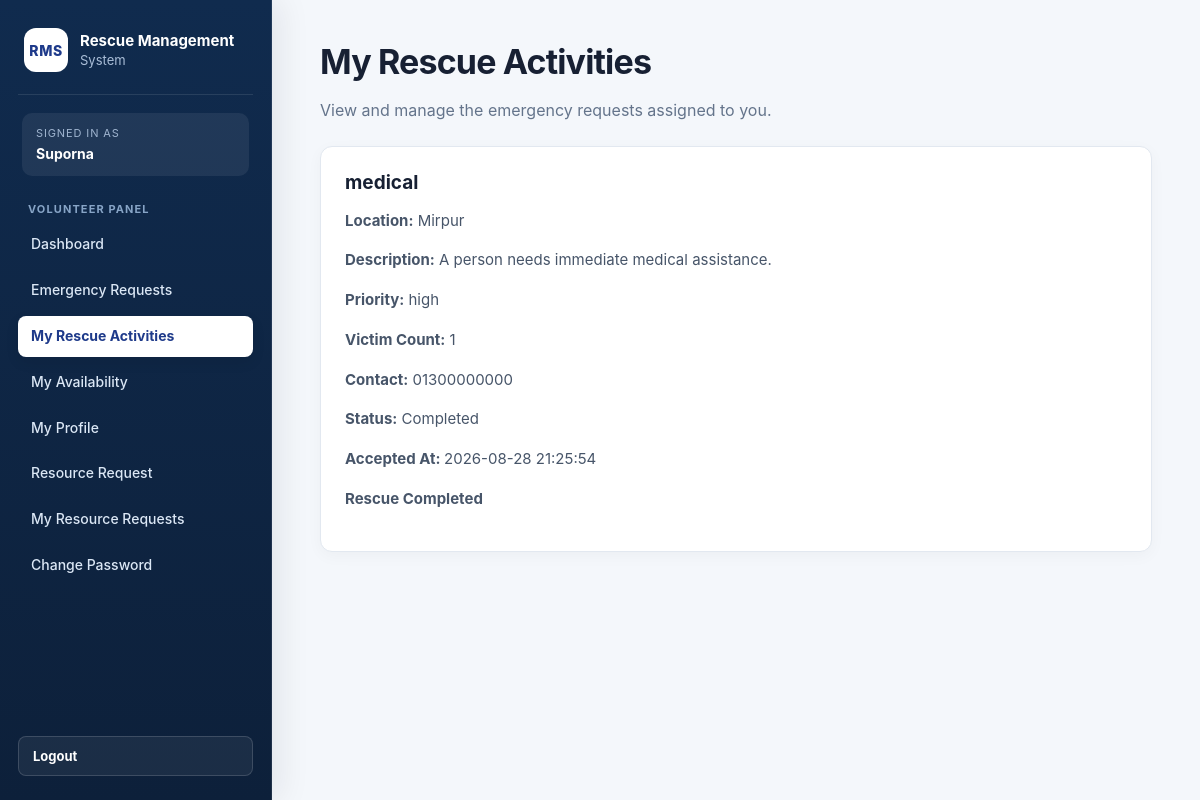
Before: /index.php?page=volunteer-activities (signed in) with the older database file.
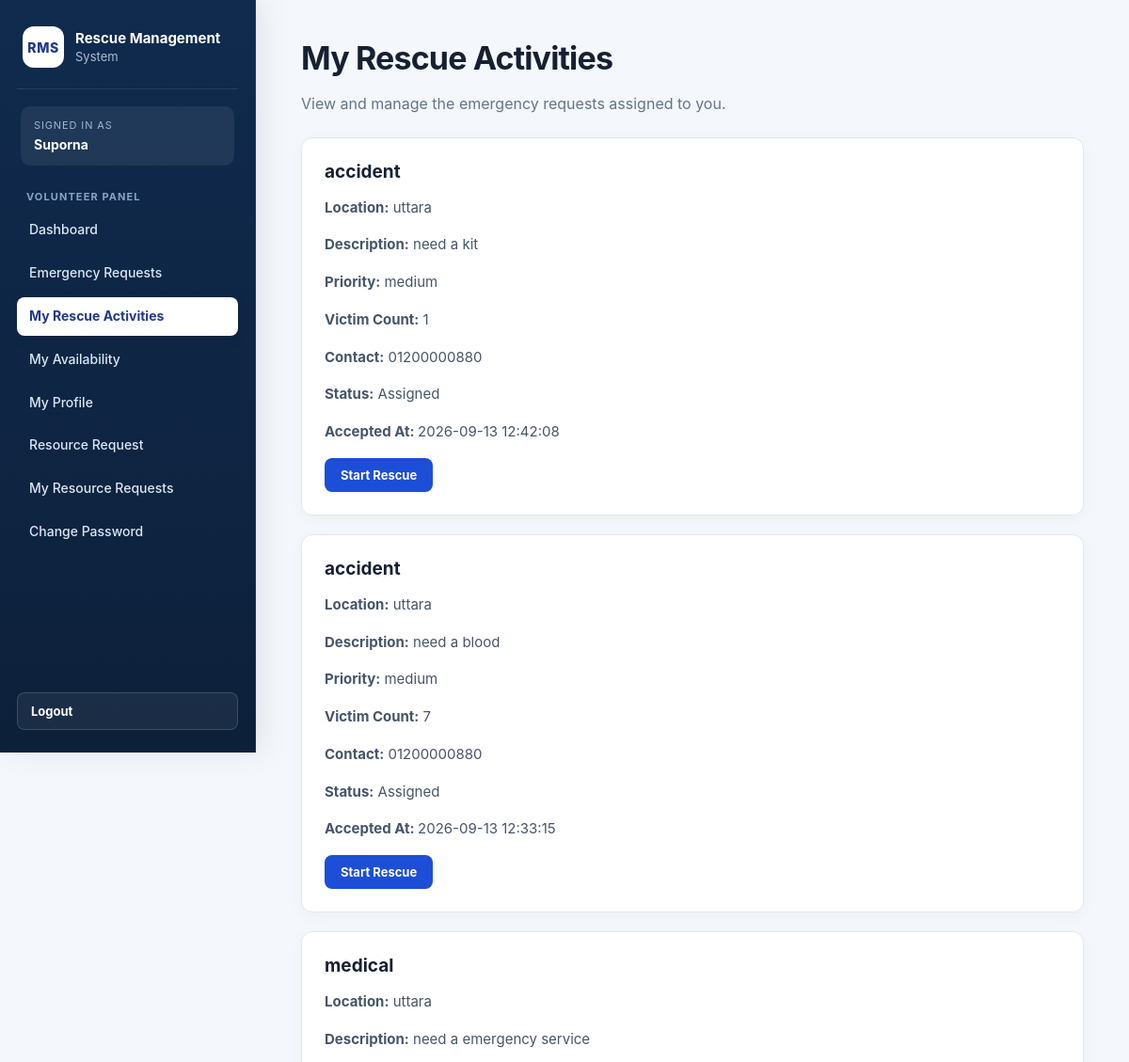
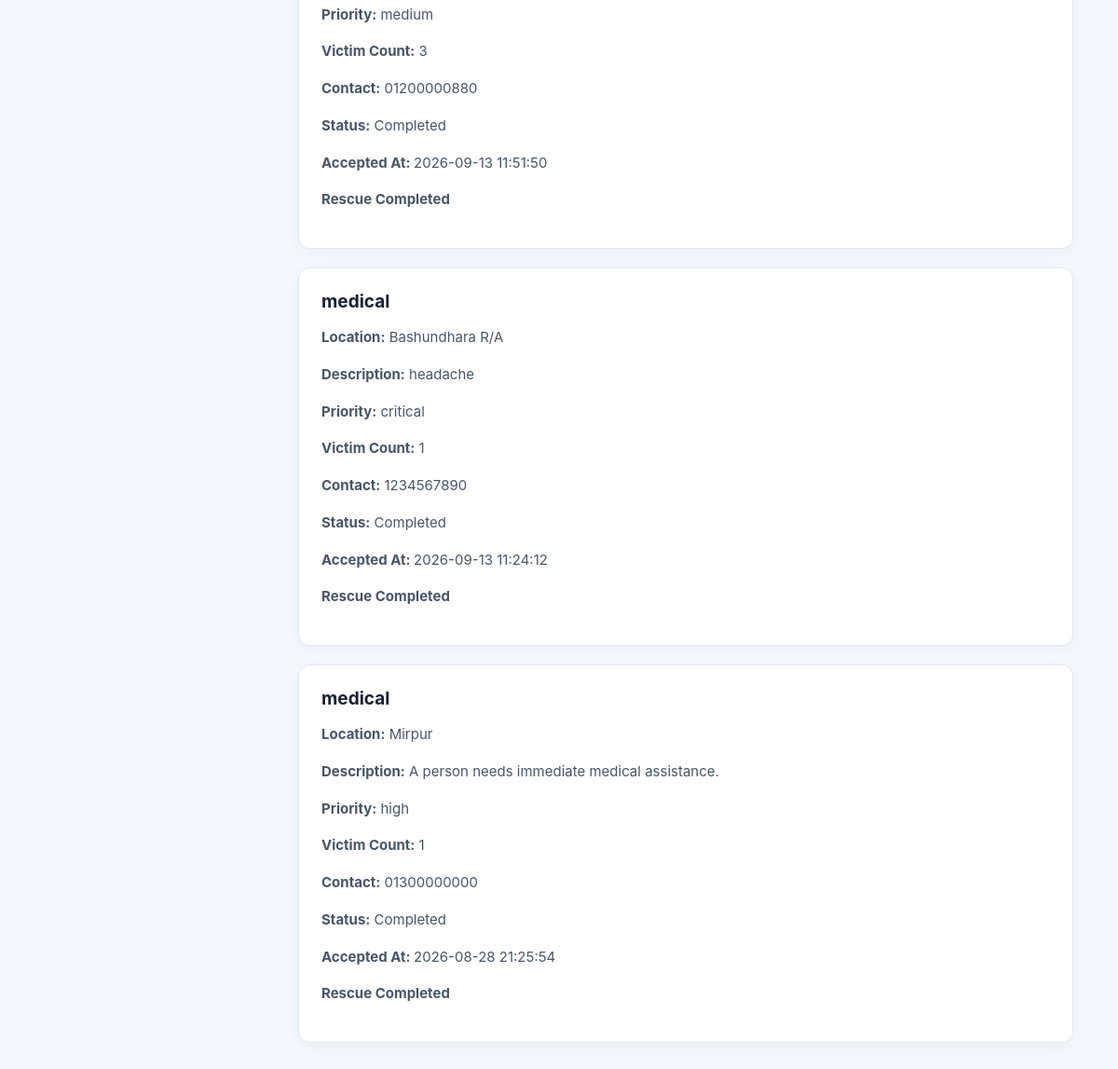
After: the same page with the newer database file (2 pictures, top to bottom).
### tables this page shows
CREATE TABLE `emergency_requests` (
  `id` int(11) NOT NULL,
  `help_seeker_id` int(11) NOT NULL,
  `emergency_type` varchar(50) NOT NULL,
  `location` varchar(255) NOT NULL,
  `description` text NOT NULL,
  `priority` enum('low','medium','high','critical') NOT NULL DEFAULT 'medium',
  `victim_type` enum('self','other') NOT NULL DEFAULT 'self',
  `victim_information` text DEFAULT NULL,
  `victim_count` int(11) NOT NULL DEFAULT 1,
  `contact_information` varchar(150) NOT NULL,
  `status` enum('pending','assigned','ongoing','completed','cancelled') NOT NULL DEFAULT 'pending',
  `created_at` timestamp NOT NULL DEFAULT current_timestamp(),
  `updated_at` timestamp NOT NULL DEFAULT current_timestamp() ON UPDATE current_timestamp(),
  `volunteer_id` int(11) DEFAULT NULL,
  `accepted_at` datetime DEFAULT NULL
);

### models/VolunteerModel.php (called while the page is built, shortened)
<?php
function getVolunteerActivities($conn, $volunteer_id)
{
    $sql = "SELECT *
            FROM emergency_requests
            WHERE volunteer_id = ?
            AND status IN ('assigned', 'ongoing', 'completed')
            ORDER BY accepted_at DESC";
    $stmt = mysqli_prepare($conn, $sql);
    mysqli_stmt_bind_param(
        $stmt,
        "i",
        $volunteer_id
    );
    mysqli_stmt_execute($stmt);
    $result = mysqli_stmt_get_result($stmt);
    $activities = [];
    while ($row = mysqli_fetch_assoc($result)) {
        $activities[] = $row;
    }
    return $activities;
}

### views/volunteer/activities.php (the view, shortened to what the changed rows need)
<?php
require_once
    "views/partials/header.php";
require_once
    "models/VolunteerModel.php";
$volunteer_id =
    (int)(
        $_SESSION['user']['id']
        ?? 0
    );
$activities =
    getVolunteerActivities(
        $conn,
        $volunteer_id
    );
?>
<div class="content">
    <h1>
        My Rescue Activities
    </h1>
    <?php if (empty($activities)): ?>
        <div class="card">
            <h3>
                No Rescue Activities
            </h3>
            <p>
                You have not accepted any emergency requests yet.
            </p>
            <p>
                <a href="index.php?page=volunteer-emergency-requests">
                    View Emergency Requests
                </a>
            </p>
        </div>
    <?php else: ?>
        <?php foreach ($activities as $activity): ?>
            <div class="card">
                <h3>
                    <?=
                        htmlspecialchars(
                            $activity['emergency_type']
                            ?? '',
                            ENT_QUOTES,
                            'UTF-8'
                        );
                    ?>
                </h3>
                <p>
                    <strong>Location:</strong>
                    <?=
                        htmlspecialchars(
                            $activity['location']
                            ?? '',
                            ENT_QUOTES,
                            'UTF-8'
                        );
                    ?>
                </p>
                <p>
                    <strong>Description:</strong>
                    <?=
                        htmlspecialchars(
                            $activity['description']
                            ?? '',
                            ENT_QUOTES,
                            'UTF-8'
                        );
                    ?>
                </p>
                <p>
                    <strong>Priority:</strong>
                    <?=
                        htmlspecialchars(
                            $activity['priority']
                            ?? '',
                            ENT_QUOTES,
                            'UTF-8'
                        );
                    ?>
                </p>
                <p>
                    <strong>Victim Count:</strong>
                    <?= (int)(
                        $activity['victim_count']
                        ?? 0
                    ); ?>
                </p>
                <p>
                    <strong>Contact:</strong>
                    <?=
                        htmlspecialchars(
                            $activity['contact_information']
                            ?? '',
                            ENT_QUOTES,
                            'UTF-8'
                        );
                    ?>
                </p>
                <p>
                    <strong>Status:</strong>
                    <?=
                        htmlspecialchars(
                            ucfirst(
                                $activity['status']
                                ?? ''
                            ),
                            ENT_QUOTES,
                            'UTF-8'
                        );
                    ?>
                </p>
                <?php
                if (
                    !empty(
                        $activity['accepted_at']
                    )
                ):
                ?>
                    <p>
                        <strong>
                            Accepted At:
                        </strong>
                        <?=
                            htmlspecialchars(
                                $activity['accepted_at'],
                                ENT_QUOTES,
                                'UTF-8'
                            );
                        ?>
                    </p>
                <?php endif; ?>
                <?php
                if (
                    (
                        $activity['status']
                        ?? ''
                    ) === 'assigned'
                ):
                ?>
                    <form
                        method="POST"
                        action="index.php?page=volunteer-update-status"
                    >
                        <button type="submit">
                            Start Rescue
                        </button>
                    </form>
                <?php
                elseif (
                    (
                        $activity['status']
                        ?? ''
                    ) === 'completed'
                ):
                ?>
                    <p>
                        <strong>
                            Rescue Completed
                        </strong>
                    </p>
                <?php endif; ?>
            </div>
        <?php endforeach; ?>
    <?php endif; ?>
</div>
<?php
require_once
    "views/partials/footer.php";
?>

Changed rows visible on the page:
added emergency_requests: emergency_type "accident", location "uttara", description "need a kit", priority "medium", victim_count "1", contact_information "01200000880", status "Assigned", accepted_at "2026-09-13 12:42:08"
added emergency_requests: emergency_type "accident", location "uttara", description "need a blood", priority "medium", victim_count "7", contact_information "01200000880", status "Assigned", accepted_at "2026-09-13 12:33:15"
added emergency_requests: emergency_type "medical", location "uttara", description "need a emergency service", priority "medium", victim_count "3", contact_information "01200000880", status "Completed", accepted_at "2026-09-13 11:51:50", shows "Rescue Completed"
now on this page (row edited): emergency_requests: emergency_type "medical", location "Bashundhara R/A", description "headache", priority "critical", victim_count "1", contact_information "1234567890", status "Completed", accepted_at "2026-09-13 11:24:12", shows "Rescue Completed"
